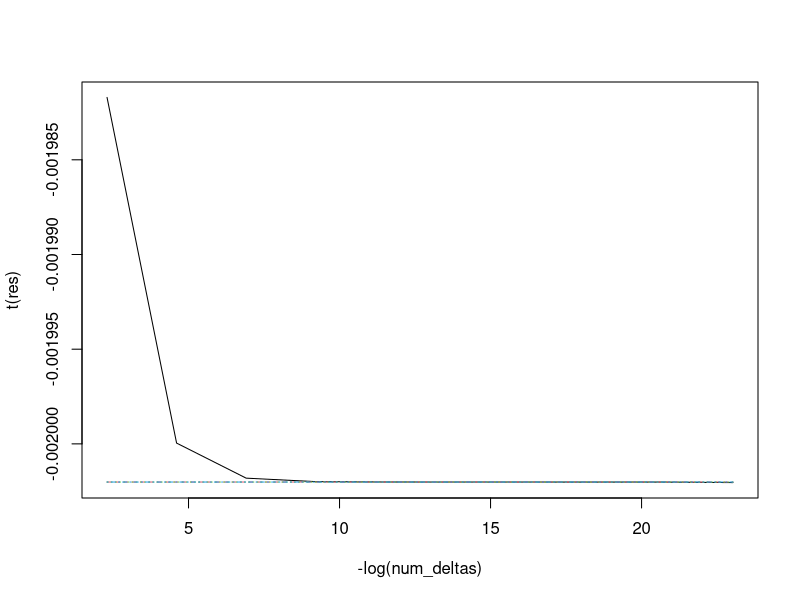

This chart was generated by the following R code:
## check that 
## d/de D_f(Q^e p||Q^e q) = \int [f(p/q) - (p/q)f'(p/q)] (Qq-q) + f'(p/q) (Qp - p)  dx

f <- function(x) {
  ans <- x * log(x)
  ans[x==0] <- 0
  ans
}
f1 <- function(x) 1 + log(x)

sim_delt <- 1e-3
xs <- seq(-5, 5, sim_delt)

f_div <- function(dens_p, dens_q) {
  sim_delt * sum(f(dens_p/dens_q) * dens_q)  
}

formula_rhs <- function(dens_p, dens_q, dens_Qp, dens_Qq) {
  sim_delt * sum(
    (f(dens_p/dens_q) - dens_p/dens_q * f1(dens_p/dens_q)) * (dens_Qq - dens_q) + 
      f1(dens_p/dens_q) * (dens_Qp - dens_p)
  )
}

formula_rhs2 <- function(dens_p, dens_q, dens_Qp, dens_Qq) {
  sim_delt * sum(
    f(dens_p/dens_q) * (dens_Qq - dens_q) + 
      f1(dens_p/dens_q) * (dens_Qp - (dens_p/dens_q)*dens_Qq)
  )
}

formula_rhs_sp <- function(dens_p, dens_q, dens_Qp, dens_Qq) {
  sim_delt * sum(
    (dens_Qp - dens_p) * log(dens_p/dens_q) + dens_Qp - (dens_p/dens_q)*dens_Qq
  )
}


mu1 <- 0; sigma2_1 <- 1
mu2 <- 0.2; sigma2_2 <- 1

sigma2_Q <- 0.1

dens_p <- dnorm(xs, mean = mu1, sd = sqrt(sigma2_1))
dens_q <- dnorm(xs, mean = mu2, sd = sqrt(sigma2_2))
dens_Qp <- dnorm(xs, mean = mu1, sd = sqrt(sigma2_1 + sigma2_Q))
dens_Qq <- dnorm(xs, mean = mu2, sd = sqrt(sigma2_1 + sigma2_Q))

num_deltas <- 10^(-(1:10))

res <- sapply(num_deltas, function(num_delta) {
  dens_Qdp <- (1-num_delta) * dens_p + num_delta * dens_Qp
  dens_Qdq <- (1-num_delta) * dens_q + num_delta * dens_Qq
  
  f_div(dens_p, dens_q)
  f_div(dens_Qdp, dens_Qdq)
  c((f_div(dens_Qdp, dens_Qdq) - f_div(dens_p, dens_q))/num_delta,
    formula_rhs(dens_p, dens_q, dens_Qp, dens_Qq),
    formula_rhs2(dens_p, dens_q, dens_Qp, dens_Qq),
    formula_rhs_sp(dens_p, dens_q, dens_Qp, dens_Qq))
})

matplot(-log(num_deltas), t(res), type = "l")
